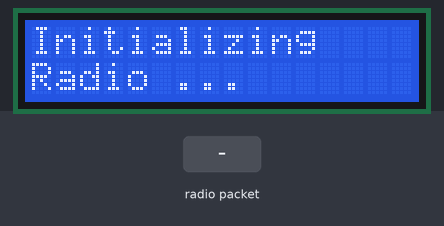
Recording of a sketch running on a simulated Arduino Uno, built with avr-gcc and run on an emulated ATmega328P. On the bench: 16×2 character LCD. The test bench sets the inputs (shaded band). No radio packets arrive unless stated; what the sketch prints to the serial monitor is not drawn.

Above: at 1.2 s.
At 4.3 s:
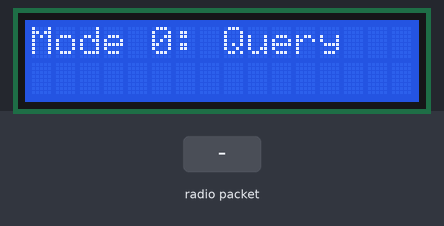
4.4 s: radio packet "1" arrives
At 6.8 s:
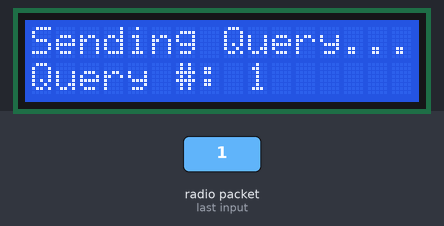
At 8.5 s:
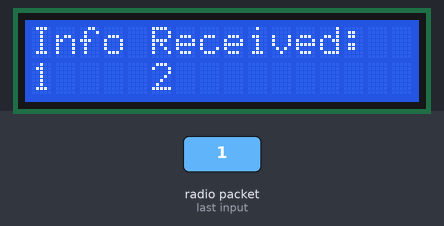
Timing chart, 0 to 10.0 s (numbered marks = the images above; inputs shaded):
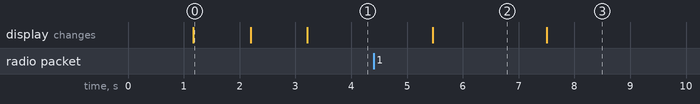

The sketch:

MorseBaseStation_V1.ino
```cpp
//Code for Transmitter & Reciever (Talker)
//Wiring
//FS100A ==> Arduino
//GND --> GND
//Data --> D12
//VCC --> 5V

//XLC-RF-5V ==> Arduino
//GND --> GND
//Data --> D11
//VCC --> 5V

//i2C module (on lcd screen) ==> Arduino
//GND --> GND
//VCC --> 5V
//SDA --> SCL
//SCL --> SDA

// Include RadioHead Amplitude Shift Keying Library
#include <RH_ASK.h>
// Include dependant SPI Library
#include <SPI.h>
//include lcd i2c library
#include <LiquidCrystal_I2C.h>

//Set the LCD address:
//For PCF8574T Serial Chip uncoment below (16 chars and 2 line display)
LiquidCrystal_I2C lcd(0x27,16,2);
//For PCF8574AT Serial Chip uncoment below (16 char and 2 line dislpay)
//LiquidCrystal_I2C lcd(0x3F,16,2);

// Create Amplitude Shift Keying Object
RH_ASK rf_driver;

int var = 0;
int mode = 0;
int count = 0;
int initloop = 0;
int startup = 1000;
int dit = 5;
int dah = 10;
int selector = 0;
int replywait = 500;

void setup()
{
  // Initialize ASK Object
  rf_driver.init();

  //intialize LCD
  lcd.init();
  lcd.init();

  // Print a message to the LCD.
  lcd.backlight();
  lcd.setCursor(0,0);
  lcd.print("CanSat");
  lcd.setCursor(0,1);
  lcd.print("Base Station");
  delay(startup);

  // Setup Serial Monitor
  Serial.begin(9600);
  Serial.println("Intializing Radio...");
  lcd.clear();
  lcd.print("Initializing");
  lcd.setCursor(0,1);
  lcd.print("Radio ...");
  delay(startup);

  lcd.clear();
  Serial.println("Radio Intialized!");
  lcd.print("      Radio");
  lcd.setCursor(0,1);
  lcd.print("   Intialized!");
  delay(startup);
  lcd.clear();
}

void loop()
{
  //****MODE 0 - Query and response****
  if (mode == 0){
    if (initloop == 0){
      Serial.println("Mode 0: Query");
      lcd.print("Mode 0: Query");
      delay(2000);
      initloop = 1;
    }

    if (selector == 0) {
      //Transmit query 1
      //const char *msg = "Hello World";
      const char *msg = "Hello A100?";

      //morse train (send 3 times)
      rf_driver.send((uint8_t *)msg, strlen(msg));
      rf_driver.waitPacketSent();
      delay(dit);
      rf_driver.send((uint8_t *)msg, strlen(msg));
      rf_driver.waitPacketSent();
      delay(dit);
      rf_driver.send((uint8_t *)msg, strlen(msg));
      rf_driver.waitPacketSent();
      delay(dit);

      selector = 1;

      Serial.print("Target Address: ");
      Serial.println("A100");

    }
    else if (selector == 1) {
      //Transmit query 2
      //const char *msg = "Hello World";
      const char *msg = "Hello A200?";

      //morse train (send 3 times)
      rf_driver.send((uint8_t *)msg, strlen(msg));
      rf_driver.waitPacketSent();
      delay(dit);
      rf_driver.send((uint8_t *)msg, strlen(msg));
      rf_driver.waitPacketSent();
      delay(dit);
      rf_driver.send((uint8_t *)msg, strlen(msg));
      rf_driver.waitPacketSent();
      delay(dit);

      Serial.print("Target Address: ");
      Serial.println("A200");

      selector =0;

    }

    //tell lcd screen that query train has been sent
    lcd.setCursor(0,0);
    lcd.print("                ");
    lcd.setCursor(0,0);
    lcd.print("Sending Query...");
    Serial.print("Sending Query ");
    Serial.print(count);
    Serial.println(" ...");
    count = count + 1;
    lcd.setCursor(0,1);
    lcd.print("                ");
    lcd.setCursor(0,1);
    lcd.print("Query #:");
    lcd.setCursor(9,1);
    lcd.print(count);
    delay(2000);


    //Listen for reply
    var = 0;
    while (var < replywait){

    //****Receive****
    // Set buffer to size of expected message (27 characters max)
    uint8_t buf[11];
    uint8_t buflen = sizeof(buf);
    // Check if received packet is correct size
    if (rf_driver.recv(buf, &buflen))
    {

      // Message received with valid checksum
      lcd.setCursor(0,0);
      lcd.print("Info Received:  ");
      lcd.setCursor(0,1);
      lcd.print("                ");
      lcd.setCursor(0,1);
      lcd.print((char*)buf);
      Serial.print("Message Received: ");
      Serial.println((char*)buf);
      count = 0;
      delay(2000);


    }
    delay(5);
    //Just for debugging, to see how long it takes for response
    //Serial.println(var);
    var++;

    }
  }

  else if (mode == 1){
    if (initloop == 0){
      Serial.println("Mode 1 - listener");
      lcd.print("Query Mode 1");
      lcd.setCursor(0,1);
      lcd.print("Listening...");
      delay(4000);
      initloop = 1;
    }

    //****Receive****
    // Set buffer to size of expected message (27 characters max)
    uint8_t buf[11];
    uint8_t buflen = sizeof(buf);
    // Check if received packet is correct size
    if (rf_driver.recv(buf, &buflen))
    {

      // Message received with valid checksum
      lcd.setCursor(0,0);
      lcd.print("Message Received:");
      lcd.setCursor(0,1);
      lcd.print(buflen);
      Serial.print("Message Received: ");
      Serial.println((char*)buf);
      count = 0;
      delay(2000);
    }


  }
}
```

Measured:
- after the input at 4.4 s, the display: first differs from a run without the input after 3.1 s (image 3)
- what the display in image 0 shows lasts 1.0 s, from 1.2 s to 2.2 s
- what the display in image 2 shows lasts 2.0 s, from 5.5 s to 7.5 s
